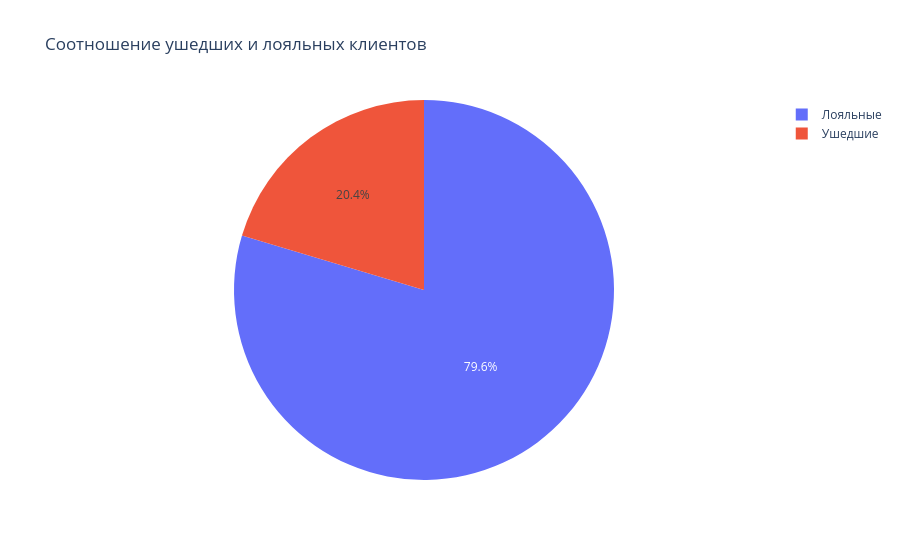

Notebook code for this chart:
### Code cell
# Подготавливаем датафрейм с количеством лояльных и ушедших клиентов
exited_df = pd.DataFrame(
    data = [
        ['Лояльные', churn_data[churn_data['Exited'] == 0]['RowNumber'].count()],
        ['Ушедшие', churn_data[churn_data['Exited'] == 1]['RowNumber'].count()]
    ],
    columns= ['Exited', 'Quantity'],
)

fig = px.pie(exited_df, values="Quantity", names='Exited', title='Соотношение ушедших и лояльных клиентов')
fig.show()

### Figure 1 — Plotly figure (JSON) as saved in the notebook; plotly's stock layout.template omitted (floating-point values rounded to 4 significant figures)
{"data": [{"domain": {"x": [0, 1], "y": [0, 1]}, "hovertemplate": "Exited=%{label}<br>Quantity=%{value}<extra></extra>", "labels": ["Лояльные", "Ушедшие"], "legendgroup": "", "name": "", "showlegend": true, "type": "pie", "values": [7963, 2037]}], "layout": {"legend": {"tracegroupgap": 0}, "title": {"text": "Соотношение ушедших и лояльных клиентов"}}}
